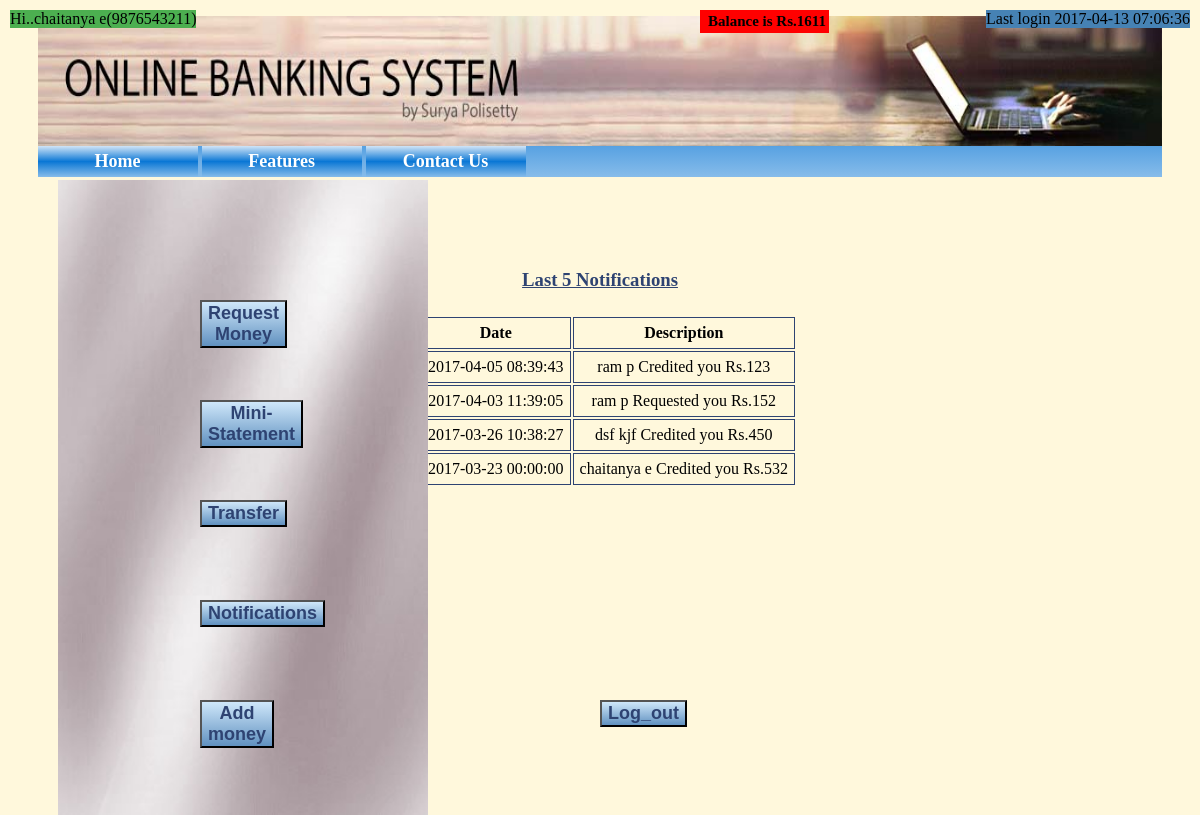
Page /profile.php (signed in) on the committed database.
### tables this page shows
CREATE TABLE `persons` (
  `firstname` varchar(255) DEFAULT NULL,
  `lastname` varchar(255) DEFAULT NULL,
  `mobileno` bigint(10) NOT NULL,
  `password` varchar(100) DEFAULT NULL,
  `Balance` int(11) NOT NULL,
  `lastlogin` datetime NOT NULL,
  `notificationtime` datetime NOT NULL
);

### profile.php (the view, shortened to what this page needs)
<?php
include 'connection.php';
?>
<!DOCTYPE html>
<html>
<head>
    <link rel="stylesheet" href="newcss.css">
</head>
<?php include 'header.php' ?>
<div class="leftcolor">
        <IMG STYLE="position:absolute; TOP:80px; LEFT:20px; WIDTH:370px; HEIGHT:635px" SRC="image.jpg" alt="Bing">
    </div>
<?php
$user = $_SESSION["id"];
$sql = "select * from persons where mobileno='$user'";
$result =  mysqli_query($conn, $sql);
$rws =  mysqli_fetch_assoc($result);
echo "<div class=\"name\">" . "Hi.." . $rws["firstname"] . " " . $rws["lastname"] . "(".$rws["mobileno"].")" ."</div>";
echo "<div class=\"balance\">" . "Balance is Rs." . $rws["Balance"] . "</div>";
echo "<div class=\"lastlog\">" . "Last login" . "\n" . $rws["lastlogin"] . "</div>";
?>
<?php include 'connection.php';
    $user = $_SESSION["id"];
    $sql = "SELECT * FROM transactions where Receiver=$user UNION SELECT * FROM request where Receiver=$user order by time DESC LIMIT 5";
    $result =   mysqli_query($conn, $sql)  or die(mysql_error()); ?>
    <br><br><br>
    <h3 style="text-align:center;color:#2E4372;"><u>Last 5 Notifications</u></h3>
    <table align="center">
        <th>Date</th>
        <th>Description</th>
        <?php
        while ($rws =  mysqli_fetch_assoc($result)) {
            echo "<tr>";
            echo "<td>" . $rws["time"] . "</td>";
            $other = $rws["Sender"];
            $sql1 = "SELECT * FROM persons where mobileno=$other";
            $result1 =   mysqli_query($conn, $sql1)  or die(mysql_error());
            $rws1 =  mysqli_fetch_assoc($result1);
            if ($rws["notificationtype"] == "t") {
                echo "<td>" . $rws1["firstname"] . " " . $rws1["lastname"] . "  Credited you" . " Rs." . $rws["amount"] . "</td>";
            } else {
                echo "<td>" . $rws1["firstname"] . " " . $rws1["lastname"] . " Requested you" . " Rs." . $rws["amount"] . "</td>";
            }
            echo "</tr>";
        } ?>
    </table>
    <div class="profiletransferb">
        <form action="Transfer.php" method="POST">
            <button type="submit" class="profiletransferb">Transfer</button>
        </form>
    </div>
    <div class="profilenotificationsb">
        <form action="notifications.php" method="POST">
            <button type="submit" class="profilenotificationsb">Notifications</button>
        </form>
    </div>
    <div class="profilerequestb">
        <form action="requestmoney.php" method="POST">
            <button type="submit" class="profilerequestb">Request Money</button>
        </form>
    </div>
    <div class="profileminib">
        <form action="ministatement.php" method="POST">
            <button type="submit" class="profileminib">Mini-Statement</button>
        </form>
    </div>
    <div class="profilelogoutb">
        <form action="logout.php" method="POST">
            <button type="submit" class="profilelogoutb">Log_out</button>
        </form>
    </div>
    <div class="addmoney">
        <form action="addmoney.php" method="POST">
            <button type="submit" class="addmoney">Add money</button>
        </form>
    </div>
</div>
</body>
</html>

### header.php
<body>
    <body style="background-color:cornsilk;">
        <div class="wrapper">
            <div class="header">
                <img src="headerimage.jpg" height="100%" width="100%" />
            </div>
            <div class="navbar">
                <ul>
                    <li><a href="index.php">Home</a></li>
                    <li><a href="features.php">Features</a></li>
                    <li id="last"><a href="contact.php">Contact Us</a></li>
                </ul>
            </div>

### newcss.css (style rules this page uses)
body { background-color:#F9F6F4; background-color:#F5FAFA; font-family:verdana; }
.wrapper { width:95%; margin:0px auto; }
.header { float:left; height:130px; width:100%; margin-top:0px; background-color:goldenrod; border-radius:5px; }
.balance { padding:3px; padding-left:8px; font-size:15px; font-family:verdana; }
.profilerequestb { position:absolute; top:150px; left:100px; background: linear-gradient(to bottom, rgba(207,231,250,1) 0%,rgba(99,147,193,1) 98%,rgba(99,147,193,1) 100%); font-size:18px; color:#2E4372; border:1; font-weight: bold; cursor:pointer; }
.profileminib { position:absolute; top:200px; left:100px; background: linear-gradient(to bottom, rgba(207,231,250,1) 0%,rgba(99,147,193,1) 98%,rgba(99,147,193,1) 100%); font-size:18px; color:#2E4372; border:1; font-weight: bold; cursor:pointer; }
.profilelogoutb { position:absolute; top:350px; left:300px; background: linear-gradient(to bottom, rgba(207,231,250,1) 0%,rgba(99,147,193,1) 98%,rgba(99,147,193,1) 100%); font-size:18px; color:#2E4372; border:1; font-weight: bold; cursor:pointer; }
.profilenotificationsb { position:absolute; top:300px; left:100px; background: linear-gradient(to bottom, rgba(207,231,250,1) 0%,rgba(99,147,193,1) 98%,rgba(99,147,193,1) 100%); font-size:18px; color:#2E4372; border:1; font-weight: bold; cursor:pointer; }
.addmoney { position:absolute; top:350px; left:100px; background: linear-gradient(to bottom, rgba(207,231,250,1) 0%,rgba(99,147,193,1) 98%,rgba(99,147,193,1) 100%); font-size:18px; color:#2E4372; border:1; font-weight: bold; cursor:pointer; }
.leftcolor { position:absolute; top:100px; }
.profiletransferb { position:absolute; top:250px; left:100px; background: linear-gradient(to bottom, rgba(207,231,250,1) 0%,rgba(99,147,193,1) 98%,rgba(99,147,193,1) 100%); font-size:18px; color:#2E4372; border:1; font-weight: bold; cursor:pointer; }
.navbar ul { list-style-type:none; background: linear-gradient(to bottom, rgba(208,228,247,1) 0%,rgba(115,177,231,1) 24%,rgba(10,119,213,1) 50%,rgba(83,159,225,1) 79%,rgba(135,188,234,1) 100%); margin-bottom:13px; padding:0px; }
.navbar li { display:inline-block; font-size:18px; }
.navbar a { text-decoration:none; background: linear-gradient(to bottom, rgba(208,228,247,1) 0%,rgba(115,177,231,1) 24%,rgba(10,119,213,1) 50%,rgba(83,159,225,1) 79%,rgba(135,188,234,1) 100%); color:white; padding:5px; display:inline-block; }
.navbar a:link, a:visited { display: block; width: 150px; font-weight: bold; color: white; background: linear-gradient(to bottom, rgba(208,228,247,1) 0%,rgba(115,177,231,1) 24%,rgba(10,119,213,1) 50%,rgba(83,159,225,1) 79%,rgba(135,188,234,1) 100%); text-align: center; text-decoration: none; }
.left_panel p,h3 { padding:6px; }
.right_panel p,h3 { padding:6px; }

### profile.php (style rules this page uses)
.content_customer table, th, td { padding: 6px; border: 1px solid #2E4372; border-collapse: collapse; text-align: center; }
.name { position: absolute; top: 10px; left: 10px; background-color: #4CAF50; border: 1; }
.balance { position: absolute; top: 10px; background: #F00; left: 700px; border: 1; font-weight: bold; }
.lastlog { position: absolute; top: 10px; background: steelblue; right: 10px; border: 1; }

### rows in the picture
persons: firstname "chaitanya", lastname "e", mobileno "9876543211", Balance "1611", lastlogin "2017-04-13 07:06:36"
persons: firstname "ram", lastname "p"
persons: firstname "dsf", lastname "kjf"

### other values in the picture
$rws["time"] "2017-04-05 08:39:43"
$rws["amount"] "123"
$rws["time"] "2017-04-03 11:39:05"
$rws["amount"] "152"
$rws["time"] "2017-03-26 10:38:27"
$rws["amount"] "450"
$rws["time"] "2017-03-23 00:00:00"
$rws["amount"] "532"
